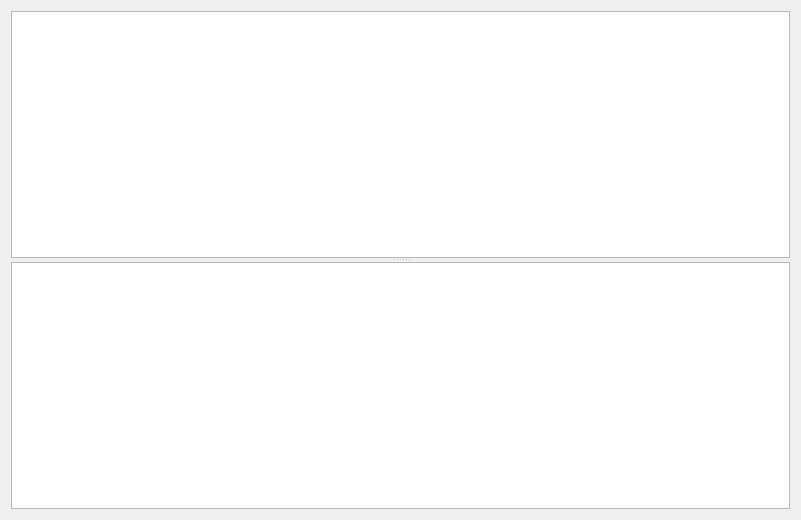
<?xml version="1.0" encoding="UTF-8"?>
<ui version="4.0">
 <class>TextStd</class>
 <widget class="QWidget" name="TextStd">
  <property name="geometry">
   <rect>
    <x>0</x>
    <y>0</y>
    <width>801</width>
    <height>520</height>
   </rect>
  </property>
  <layout class="QHBoxLayout" name="horizontalLayout">
   <item>
    <widget class="QSplitter" name="TextStdLeft">
     <property name="orientation">
      <enum>Qt::Horizontal</enum>
     </property>
     <widget class="QSplitter" name="textStdRight">
      <property name="orientation">
       <enum>Qt::Vertical</enum>
      </property>
      <widget class="QTextEdit" name="textStdOut">
       <property name="readOnly">
        <bool>true</bool>
       </property>
      </widget>
      <widget class="QTextEdit" name="textStdErr">
       <property name="readOnly">
        <bool>true</bool>
       </property>
      </widget>
     </widget>
    </widget>
   </item>
  </layout>
 </widget>
 <resources/>
 <connections/>
</ui>
